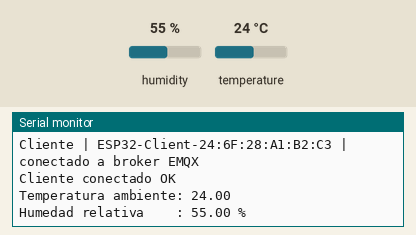
Recording of a sketch running on a simulated ESP32. Parts: the last lines printed to the serial monitor. The inputs (shaded band) are chosen by the test bench; at power-on: humidity 55 %, temperature 24 °C. WiFi joins after 1.5 s; servers stay silent unless stated; no MQTT or app messages arrive unless stated.

Above: at 3.2 s.
3.3 s: humidity set to 22 %
At 6.2 s:
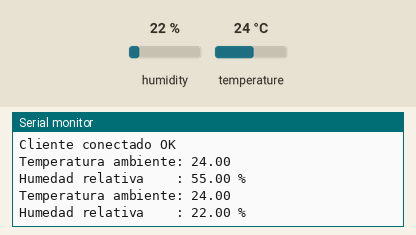
7.1 s: temperature set to 12 °C
At 8.7 s:
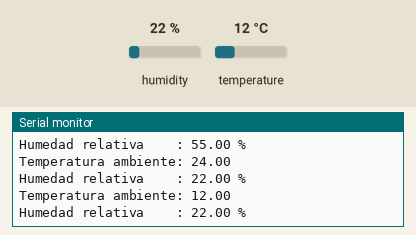
10.9 s: humidity set to 40 %
At 12.5 s:
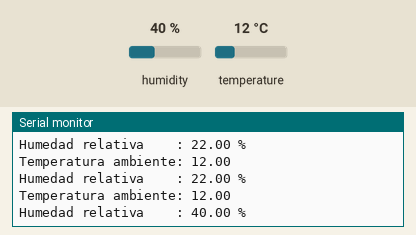
Timing chart, 0 to 14.0 s (numbered marks = the images above; inputs shaded):
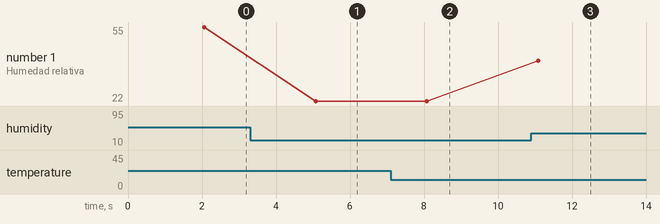

The sketch:

esp32_broker_emqx.ino
```cpp
#include <string.h>
#include <WiFi.h>
#include <PubSubClient.h>
#include "DHT.h"

//Pinout DHT22
#define DHTPIN  22
#define DHTTYPE DHT22
DHT dht(DHTPIN, DHTTYPE);

//Credenciales red WiFi
static const char *ssid     = "YOUR_WIFI_SSID";
static const char *password = "YOUR_WIFI_PASSWORD";

// MQTT Broker
const char *mqtt_broker   = "broker.emqx.io";
const char *mqtt_username = "emqx";
const char *mqtt_password = "public";
const int   mqtt_port     = 1883;
//Topic
const char *topic_pub_temp   = "esp32_demo/temperatura";
const char *topic_pub_hmd    = "esp32_demo/humedad";

//Objetos para menejo de cliente MQTT
WiFiClient espClient;
PubSubClient client(espClient);

//Variables de APP
float tempAmbiente = 0.0;
float hmdRelativa  = 0.0;
char messagePublish[100] = {0};

void setup()
{
  //UART 0
  Serial.begin(115200);

  //DHT22 init
  dht.begin();

  //Set WIFI_STA
  WiFi.mode(WIFI_STA);
  WiFi.begin(ssid, password);

  //Compruebe que el ESP32 está conectado a la red wi-fi
  while (WiFi.status() != WL_CONNECTED)
  {
    delay(1000);
    Serial.println("Conectando WiFi..");
  }

  //Conexion exitosa
  Serial.print("Station IP Address: ");
  Serial.println(WiFi.localIP());
  Serial.print("Wi-Fi Channel     : ");
  Serial.println(WiFi.channel());

  //Conectar a  broker MQTT
  client.setServer(mqtt_broker, mqtt_port);
  //client.setCallback(mqtt_callback); //Recibir datos de suscripcion

  while (!client.connected())
  {
    String client_id = "ESP32-Client-";
    client_id += String(WiFi.macAddress());
    Serial.printf("Cliente | %s | conectado a broker EMQX\n", client_id.c_str());

    if (client.connect(client_id.c_str(), mqtt_username, mqtt_password))
    {
      Serial.println("Cliente conectado OK");
    }
    else
    {
      Serial.println("Cliente falla la conexion");
      Serial.println(client.state());
      delay(2000);
    }
  }
}

void loop()
{
  //Adquisicion de datos
  tempAmbiente = dht.readTemperature();
  hmdRelativa  = dht.readHumidity();

  //Imprimir datos
  Serial.printf("Temperatura ambiente: %.2f \r\n", tempAmbiente);
  Serial.printf("Humedad relativa    : %.2f %%\r\n", hmdRelativa);

  snprintf(messagePublish, sizeof(messagePublish), "{\"temp_ambiente\": %.2f}", tempAmbiente);
  client.publish(topic_pub_temp, messagePublish); //Publicacion
  memset(messagePublish, 0x00, 100);

  snprintf(messagePublish, sizeof(messagePublish), "{\"humedad_relativa\": %.2f}", hmdRelativa);
  client.publish(topic_pub_hmd, messagePublish); //Publicacion
  memset(messagePublish, 0x00, 100);

  delay(3000);
}
```

Measured:
- after the input at 3.3 s, the serial monitor: prints a new line after 1.8 s (image 1)
- after the input at 7.1 s, the serial monitor: prints a new line after 0.98 s (image 2)
- after the input at 10.9 s, the serial monitor: prints a new line after 0.18 s (image 3)
- plotted number 1: 55 → 22 after the input at 3.3 s, 22 → 40 after the input at 10.9 s
